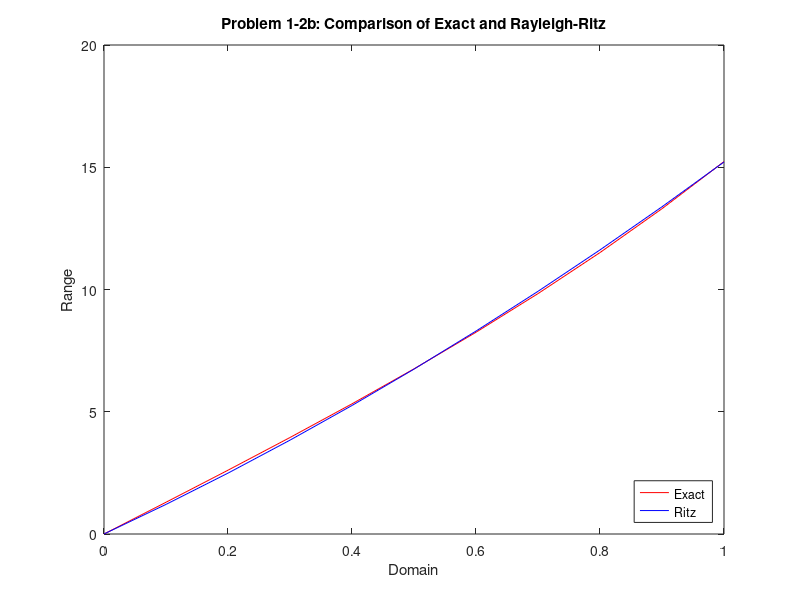

The MATLAB script that drew this image:
x = 0:1/10:1;
ye = (20*exp(1)/((exp(2))+1))*(exp(x)-exp(-x));
plot(x,ye,'-r')
hold on
yg = (((11.75792)*(x))+((3.458213)*x.^2));
plot(x,yg,'-b')
%hold on
%yg = (((125/28)*(x.^2))+((155/14)*x));
%plot(x,yg,'-g')
xlabel('Domain')
ylabel('Range')
title('Problem 1-2b: Comparison of Exact and Rayleigh-Ritz')
legend('Exact', 'Ritz','location','southeast')
